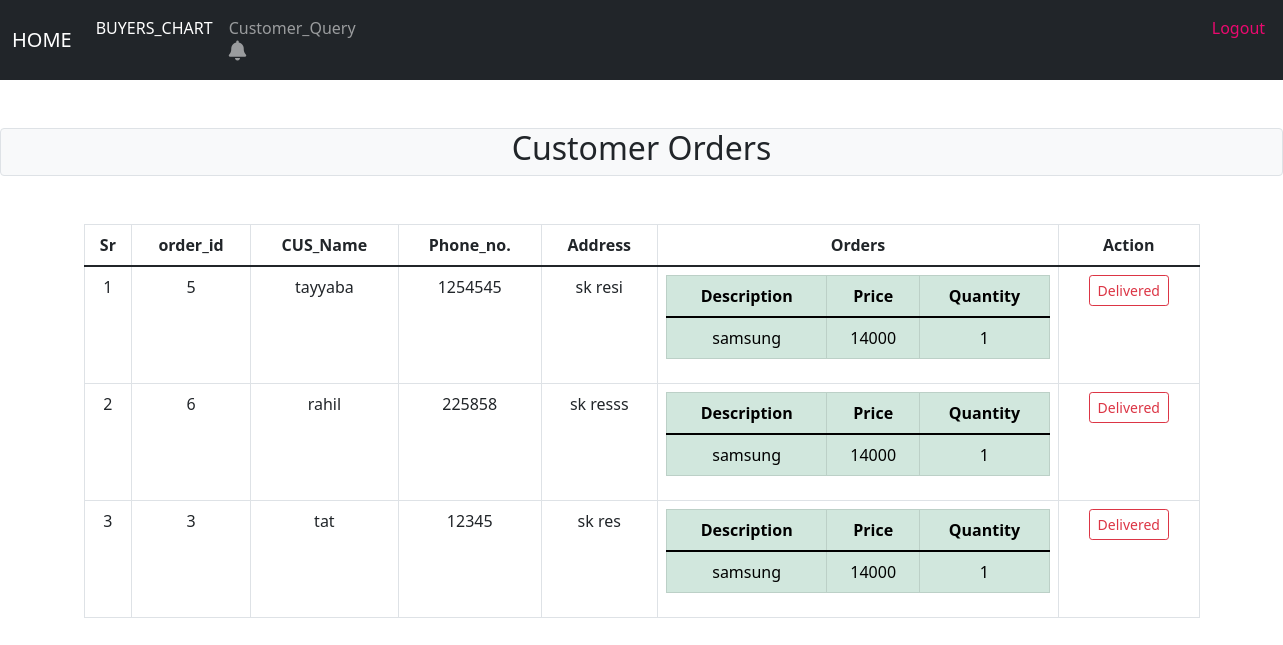
/ESMS/admin/buyers_chart.php, run on the app's committed database.
### tables this page shows
CREATE TABLE `user_cart_details` (
  `id` int(100) NOT NULL,
  `name` varchar(50) NOT NULL,
  `number` int(50) NOT NULL,
  `address` varchar(300) NOT NULL,
  `description` varchar(100) NOT NULL,
  `price` int(50) NOT NULL,
  `Quantity` int(50) NOT NULL
);

### ESMS/admin/buyers_chart.php (the view, shortened to what this page needs)
<?php
$servername = "localhost";
$username = "root";
$password = "";
$database="esms_main";
$conn = new mysqli($servername, $username, $password,$database);
?>
<!doctype html>
<html lang="en">
<head>
   <link href="https://cdn.jsdelivr.net/npm/bootstrap@5.1.3/dist/css/bootstrap.min.css" rel="stylesheet"
>
  <link rel="stylesheet" href="//cdn.datatables.net/1.10.20/css/jquery.dataTables.min.css">
</head>
<body>
<div>
 <nav class="navbar navbar-expand-lg navbar-dark bg-dark">
  <div class="container-fluid">
    <a class="navbar-brand" href="crud.php">HOME</a>
    <div class="collapse navbar-collapse" id="navbarNavAltMarkup">
      <div class="navbar-nav">
        <a class="nav-link active" aria-current="page" href="#">BUYERS_CHART</a>
		<a class="nav-link" href="cus_query_crud.php">Customer_Query
		 <i class="fa fa-bell"  style='font-size:20px' aria-hidden="true" id="noti_number"></i>
		  </a>
		  <pre>     </pre><pre>             </pre><pre>                                                                                  </pre>
        <a style="color:#eb096f" class="nav-link" href="logout.php">Logout</a>
      </div>
    </div>
  </div>
</nav>
</div>
<div class="col-lg-12 text-center border rounded bg-light my-5">
	          <h2>Customer Orders</h2>
		</div>
<div class="container mt-5">
     <div class="row">
	     <div class="col-lg-12">
<table class="table text-center table-hover table-bordered  ">
  <thead>
    <tr>
      <th scope="col">Sr</th>
      <th scope="col">order_id</th>
      <th scope="col">CUS_Name</th>
      <th scope="col">Phone_no.</th>
	  <th scope="col">Address</th>
	  <th scope="col">Orders</th>
	  <th scope="col">Action</th>
    </tr>
  </thead>
  <tbody>
  <?php
  $sr = 0 ;
     $query= "SELECT * FROM `user_cart_details` " ;
	  $user_result= mysqli_query($conn,$query);
      while($user_fetch = mysqli_fetch_assoc($user_result)){
		  	   $sr = $sr+1 ;
			   echo"
			   <tr>
			       <td scope='row'>". $sr ."</td>
                   <td>".$user_fetch['id']."</td>
                   <td>".$user_fetch['name']."</td>
                   <td>".$user_fetch['number']."</td>
	               <td>".$user_fetch['address']."</td>
			       <td>
			          <table class='table text-center table-success table-bordered'>
                         <thead>
                           <tr>
                            <th scope='col'>Description</th>
                            <th scope='col'>Price</th>
	                        <th scope='col'>Quantity</th>
                          </tr>
                       </thead>
                       <tbody>
		                 <tr>
			            	<td>".$user_fetch['description']."</td>
			            	<td>".$user_fetch['price']."</td>
			            	<td>".$user_fetch['Quantity']."</td>
                        </tr>
			         </tbody>
                   </table>
	              </td>
			   <td>
               <form  action='' method='POST'  >
			   <button class='btn btn-sm btn-outline-danger' name='remove' >Delivered</button>
			   </form>
			</td>
            </tr>
			   ";
	  }
  ?>
  </tbody>
  </table>
		 </div>
	 </div>
  </div>
</body>
</html>

### data on the page
user_cart_details: id "5", name "tayyaba", number "1254545", address "sk resi", description "samsung", price "14000", Quantity "1"
user_cart_details: id "6", name "rahil", number "225858", address "sk resss", description "samsung", price "14000", Quantity "1"
user_cart_details: id "3", name "tat", number "12345", address "sk res", description "samsung", price "14000", Quantity "1"
